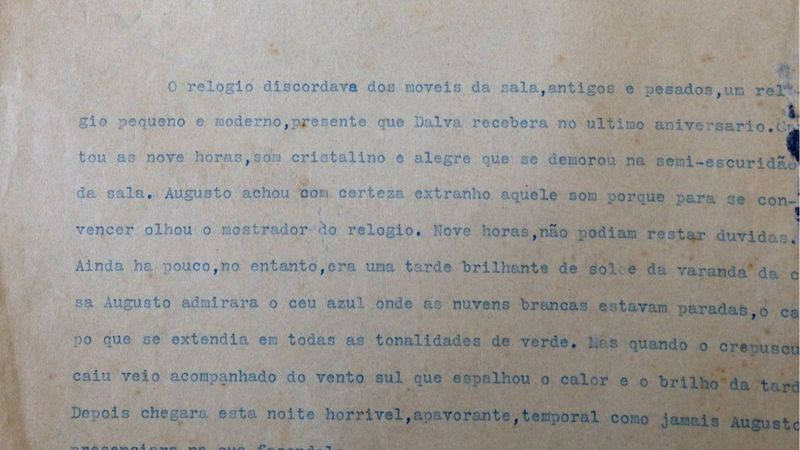
#> input picture ProcImg/livro.jpg, 800 x 450 px
$ python melhorar.py
#> lines starting #> are read from the running program, lines starting #| are printed output that depends on the picture
import cv2
import numpy as np

imagem = cv2.imread("livro.jpg")
#> imagem is the input picture: shape (450, 800, 3); mean B, G, R 148.8, 153.6, 157.2
forma = imagem.shape
#> forma = (450, 800, 3)
altura = forma[0]
#> altura = 450
largura = forma[1]
#> largura = 800
#canais de cores em forma BGR (blue, green, red)
cores = forma[2]
#> cores = 3
c = 50

imagem_filtrada = np.maximum(0, imagem - c)
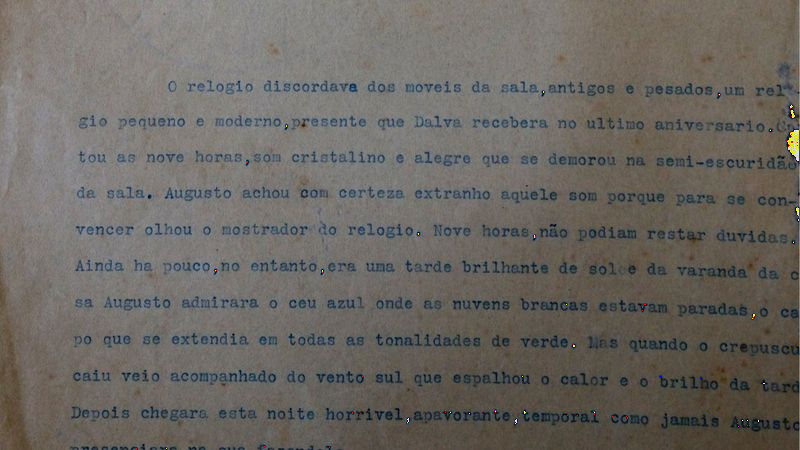
#> imagem_filtrada: shape (450, 800, 3); mean B, G, R 98.9, 103.9, 107.5

cv2.imshow("Imagem Original", imagem)
cv2.imshow("Imagem Filtrada", imagem_filtrada)
while(1):
    cv2.waitKey(0)
